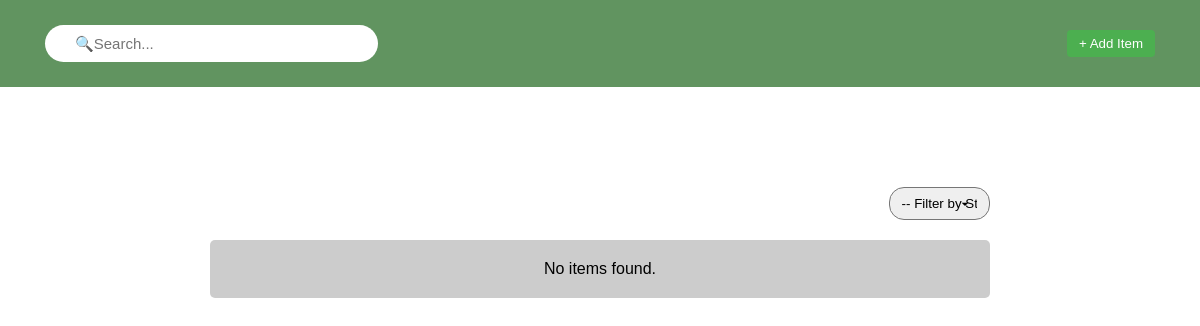
Before: /public/item-main.php?page=2 with the older database file.
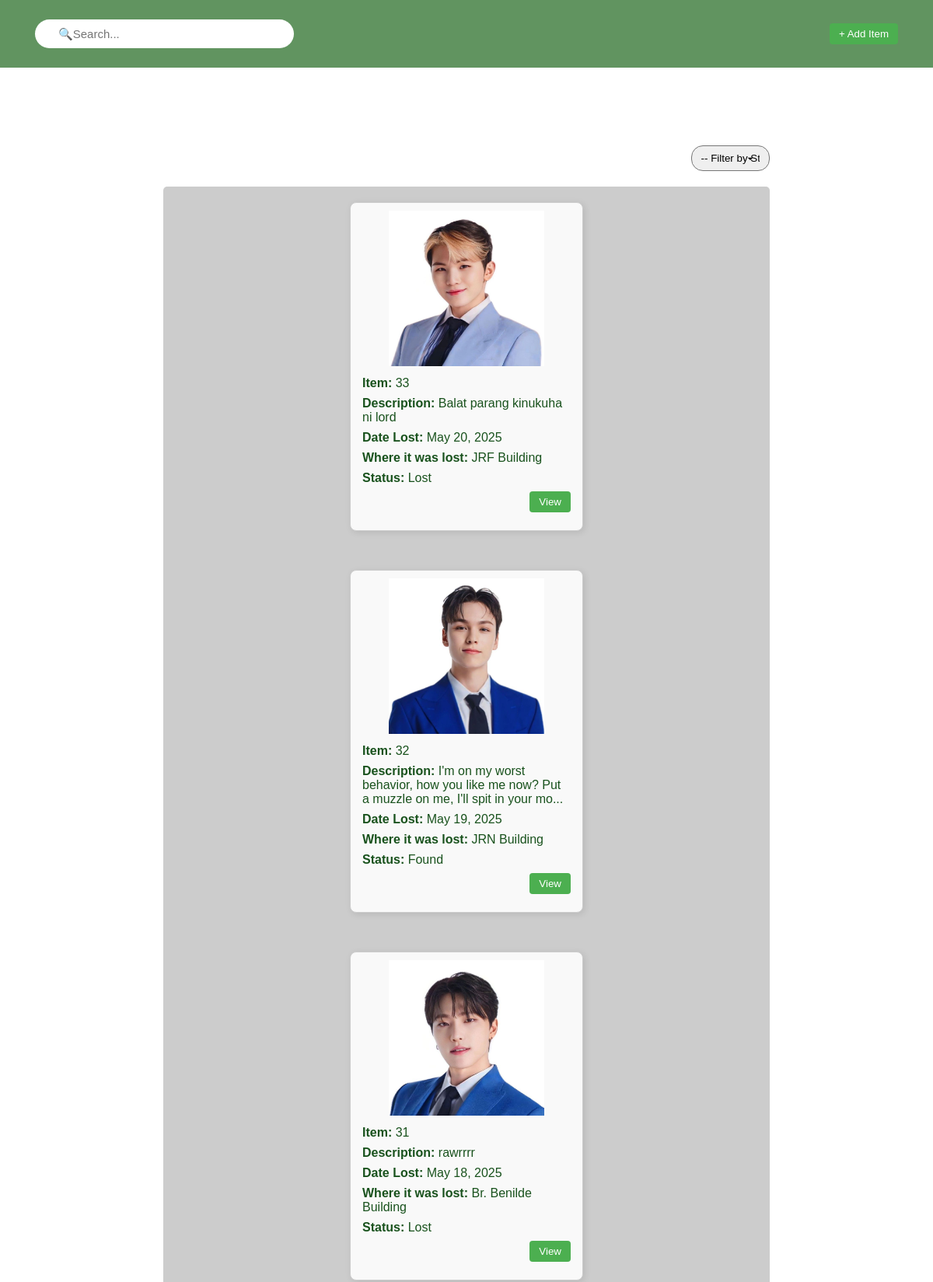
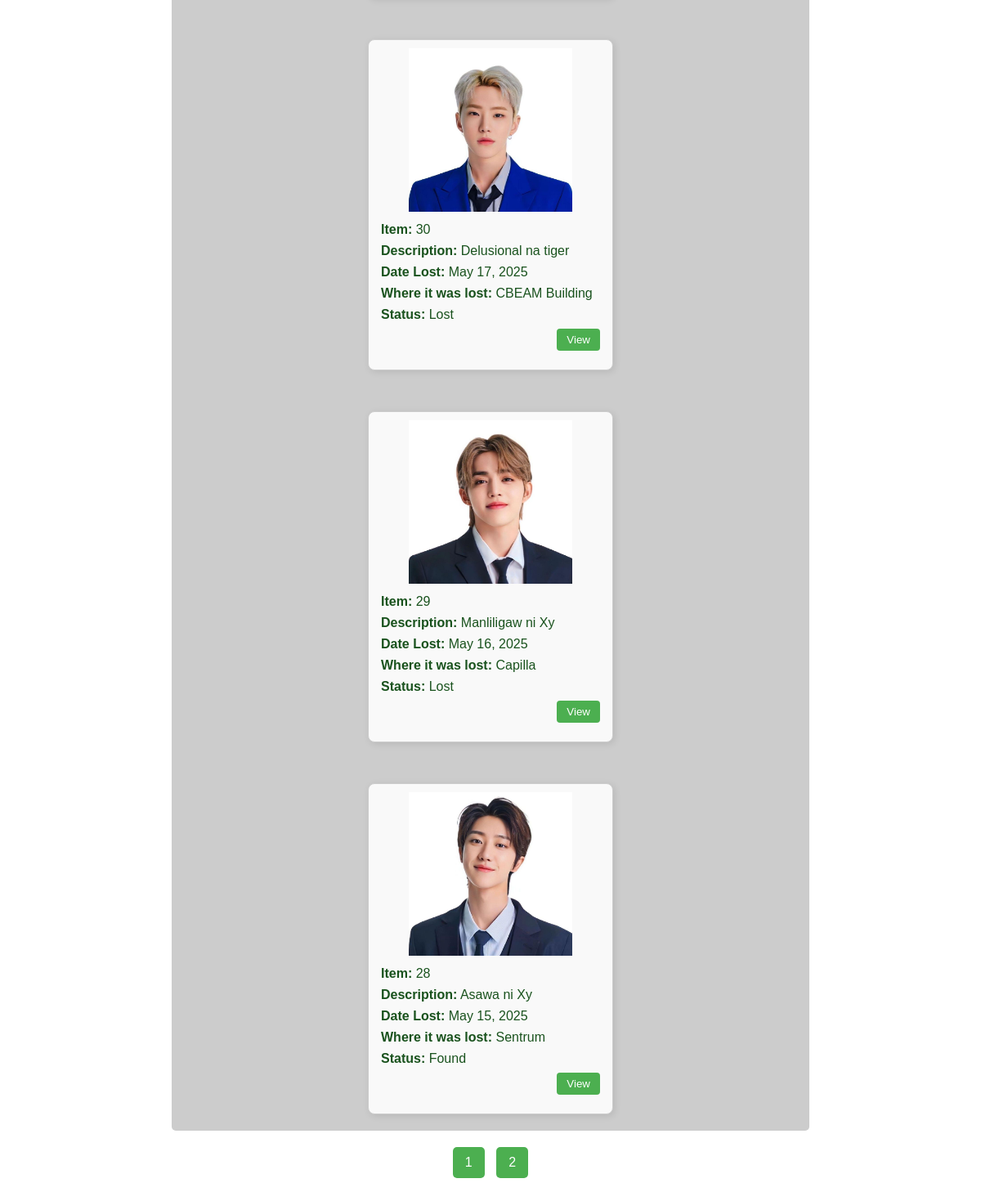
After: the same page with the newer database file (2 pictures, top to bottom).
### tables this page shows
CREATE TABLE `item_submission` (
  `submission_index` int(11) NOT NULL COMMENT 'Index of the submitted item',
  `item_index` int(11) NOT NULL,
  `user_index` int(11) NOT NULL COMMENT 'The person who submitted the lost item',
  `lost_date` date NOT NULL COMMENT 'When the item was lost',
  `lost_location` varchar(100) NOT NULL COMMENT 'Where the item was lost (e.g., library, building)',
  `status` varchar(20) NOT NULL COMMENT 'Status of the item, e.g., Lost or Found',
  `image_path` varchar(255) DEFAULT NULL COMMENT 'Path to uploaded image',
  `description` text DEFAULT NULL COMMENT 'Description of the item',
  `item_name` varchar(100) NOT NULL COMMENT 'Name or title of the item'
);

### public/item-main.php (the view, shortened to what this page needs)
<?php require("../include/conn.php"); ?>
<!DOCTYPE html>
<html lang="en">
<head>
    <link rel="stylesheet" href="css/base.css">
    <link rel="stylesheet" href="css/header.css">
    <link rel="stylesheet" href="css/item-main.css">
</head>
<body>
    <header>
        <form action="" method="get" name="formadd" enctype="multipart/form-data" novalidate>
            <input type="search" id="txtsearch" name="q" placeholder="🔍Search..." value="<?= isset($_GET['q']) ? htmlspecialchars($_GET['q']) : '' ?>">
        </form>
        <button type="button" class="btn" onclick="window.location.href='add-item.php'">+ Add Item</button>
    </header>
<div class="content">
    <form action="" method="get" name="filterForm" enctype="multipart/form-data" class="filter" novalidate>
            <select name="status_filter" onchange="this.form.submit()">
                <option value="">-- Filter by Status --</option>
            </select>
    </form>
<div class="records-container">
        <?php
            $itemsPerPage = 25;
            $currentPage = isset($_GET['page']) ? (int)$_GET['page'] : 1;
            $offset = ($currentPage - 1) * $itemsPerPage;
            $sql = "SELECT * FROM item_submission WHERE 1=1";
            $params = [];
            $types = "";
            $sql .= " ORDER BY item_index DESC LIMIT ?, ?";
            $params[] = $offset;
            $params[] = $itemsPerPage;
            $types .= "ii";
            $stmt = $conn->prepare($sql);
            if (!empty($params)) {
                $stmt->bind_param($types, ...$params);
            }
            $stmt->execute();
            $result = $stmt->get_result();
            if ($result->num_rows > 0):
                while ($row = $result->fetch_assoc()):
                    $vitemindex = htmlspecialchars($row['item_index']);
                        $fullDescription = htmlspecialchars($row['description']);
                        $vdescription = mb_strimwidth($fullDescription, 0, 100, '...');
                        $rawDate = $row['lost_date'];
                        $vlostdate = date("F j, Y", strtotime($rawDate));
                    $vimagepath = htmlspecialchars($row['image_path']);
                    $vlostlocation = htmlspecialchars($row['lost_location']);
                    $vstatus = htmlspecialchars($row['status']);
        ?>
        <div class="record-panel">
            <div class="img-container">
            <?php
                $imageFullPath = 'media/' . $vimagepath;
                if (!empty($vimagepath) && file_exists($imageFullPath)) {
                    echo "<img src='{$imageFullPath}' alt='Item Image' style='max-width:200px; display:block; margin-bottom:10px;'>";
                } else {
                    echo "<p><em>No image available</em></p>";
                }
            ?>
            </div>
            <div><strong>Item:</strong> <?= $vitemindex ?></div>
            <div><strong>Description:</strong> <?= $vdescription ?></div>
            <div><strong>Date Lost:</strong> <?= $vlostdate ?></div>
            <div><strong>Where it was lost:</strong> <?= $vlostlocation ?></div>
            <div><strong>Status:</strong> <?= $vstatus ?></div>
            <div class="record-buttons">
                <button class="btn" onclick="window.location.href='delete.php?vid=<?= $vitemindex ?>'">View</button>
            </div>
        </div>
        <?php endwhile; else: ?>
        <p>No items found.</p>
    <?php endif; ?>
    </div>
<?php
$totalSql = "SELECT COUNT(*) AS total FROM item_submission WHERE 1=1";
$totalStmt = $conn->prepare($totalSql);
$totalStmt->execute();
$totalResult = $totalStmt->get_result();
$totalRow = $totalResult->fetch_assoc();
$totalItems = $totalRow['total'];
$totalPages = ceil($totalItems / $itemsPerPage);
if ($totalPages > 1) {
    echo '<div class="pagination">';
    for ($i = 1; $i <= $totalPages; $i++) {
        echo "<a href='?page=$i" . (isset($_GET['q']) ? '&q=' . urlencode($_GET['q']) : '') . (isset($_GET['status_filter']) ? '&status_filter=' . urlencode($_GET['status_filter']) : '') . "'>$i</a> ";
    }
    echo '</div>';
}
?>
</div>
</body>
</html>

### public/css/base.css (style rules this page uses)
* { margin: 0; padding: 0; box-sizing: border-box; }
body { font-family: 'Arial', sans-serif; }

### public/css/header.css (style rules this page uses)
header { background-color: rgb(97, 148, 96); color: white; display: flex; justify-content: space-between; align-items: center; padding: 25px 45px; position: relative; }

### public/css/item-main.css (style rules this page uses)
form { width: 30%; }
input[type="search"] { font-size: 15px; width: 100%; padding: 10px 30px 10px 30px; border-radius: 20px; border: none; }
.content { display: flex; flex-direction: column; align-items: center; margin: 100px auto; }
.filter { margin-bottom: 20px; width: 65%; display: flex; justify-content: flex-end; }
.filter select { width: 13%; appearance: none; background-repeat: no-repeat; background-position: right 16px center; background-size: 16px 16px; transition: border 0.3s ease; padding: 8px 12px; border-radius: 15px; }
.records-container { justify-content: center; padding: 20px 150px 20px 150px; position: relative; width: 65%; display: flex; flex-wrap: wrap; gap: 50px; background-color: #ccc; border-radius: 5px; }
.record-panel { color: #19521d; border: 1px solid #ccc; border-radius: 8px; padding: 15px; width: 300px; display: flex; flex-direction: column; background-color: #f9f9f9; box-shadow: 2px 2px 8px rgba(0, 0, 0, 0.1); }
.record-panel div { margin-bottom: 8px; }
.img-container { display: flex; align-items: center; justify-content: center; width: 100%; height: 200px; }
.record-buttons { width: 100%; display: flex; justify-content: flex-end; margin-top: auto; margin-bottom: 10px; }
.btn { padding: 6px 12px; border: none; background-color: #4CAF50; color: white; cursor: pointer; border-radius: 4px; }
.pagination { text-align: center; margin-top: 20px; }
.pagination a { display: inline-block; padding: 10px 15px; margin: 0 5px; text-decoration: none; color: white; background-color: #4CAF50; border-radius: 5px; font-size: 16px; transition: background-color 0.3s ease, color 0.3s ease; }

Changed rows visible on the page:
added item_submission: image_path (picture), item_index "33", description "Balat parang kinukuha ni lord", lost_date "May 20, 2025", lost_location "JRF Building", status "Lost"
added item_submission: image_path (picture), item_index "32", description "I'm on my worst behavior, how you like me now? Put a muzzle on me, I'll spit in your mo...", lost_date "May 19, 2025", lost_location "JRN Building", status "Found"
added item_submission: image_path (picture), item_index "31", description "rawrrrr", lost_date "May 18, 2025", lost_location "Br. Benilde Building", status "Lost"
added item_submission: image_path (picture), item_index "30", description "Delusional na tiger", lost_date "May 17, 2025", lost_location "CBEAM Building", status "Lost"
added item_submission: image_path (picture), item_index "29", description "Manliligaw ni Xy", lost_date "May 16, 2025", lost_location "Capilla", status "Lost"
added item_submission: image_path (picture), item_index "28", description "Asawa ni Xy", lost_date "May 15, 2025", lost_location "Sentrum", status "Found"
Other visible differences:
new list line: "1"
new list line: "2"
text no longer shown: "No items found."
